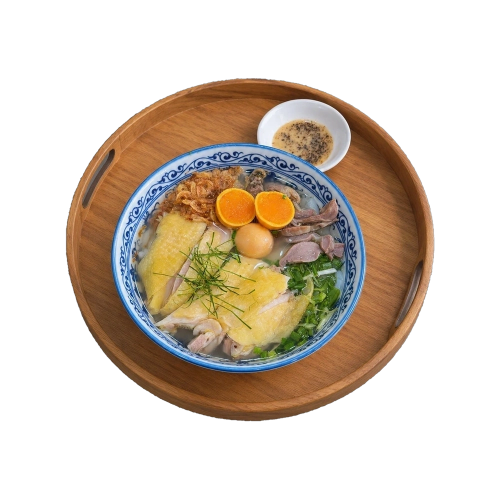
#> input picture images/menu/Vietnamese Chicken Soup on Wooden Tray_result.webp, 1000 x 1000 px, found by its file name (shown at 1/2 size); the run also reads 1 picture not shown here
$ python export_menu_order_sync_and_story_proofs.py
#> lines starting #> are read from the running program, lines starting #| are printed output that depends on the picture
import os
import sys
from PIL import Image, ImageDraw, ImageFont, ImageFilter

sys.stdout.reconfigure(encoding='utf-8')
ROOT = os.getcwd()
ARTIFACT_DIR = r'C:\Users\TanPhat\.gemini\antigravity\brain\6b7037e5-7059-4367-a02f-fa92707708bf'

try:
    f_title = ImageFont.truetype('arialbd.ttf', 24)
    f_header = ImageFont.truetype('arialbd.ttf', 18)
    f_body = ImageFont.truetype('arial.ttf', 14)
    f_body_b = ImageFont.truetype('arialbd.ttf', 14)
    f_price = ImageFont.truetype('arialbd.ttf', 16)
    f_quote = ImageFont.truetype('times.ttf', 28)
    f_quote_em = ImageFont.truetype('timesi.ttf', 28)
    f_small = ImageFont.truetype('arial.ttf', 12)
    f_small_b = ImageFont.truetype('arialbd.ttf', 12)
except:
    f_title = f_header = f_body = f_body_b = f_price = f_quote = f_quote_em = f_small = f_small_b = ImageFont.load_default()

# -------------------------------------------------------------
# PROOF 1: 5 DISHES SYNCED BETWEEN SECTION MENU & ORDER BOARD
# -------------------------------------------------------------
W1, H1 = 1200, 720
c1 = Image.new('RGBA', (W1, H1), (24, 18, 14, 255))
d1 = ImageDraw.Draw(c1)

d1.text((40, 25), 'BẢNG ĐỒNG BỘ 100% TÊN MÓN VÀ GIÁ: SECTION MENU <-> PHIẾU ORDER', fill=(225, 175, 80), font=f_title)
d1.text((40, 60), 'Tất cả 5 món trên Slider Menu khớp hoàn toàn với danh mục tại order.html (Giá niêm yết, ID món, Tên gọi)', fill=(200, 190, 180), font=f_body)

# Table Header
ty = 100
d1.rectangle([40, ty, W1 - 40, ty + 38], fill=(42, 30, 24), outline=(80, 60, 48), width=1)
d1.text((55, ty + 10), 'HÌNH ẢNH', fill=(225, 175, 80), font=f_header)
d1.text((180, ty + 10), 'TÊN MÓN TRÊN MENU (index.html)', fill=(225, 175, 80), font=f_header)
d1.text((490, ty + 10), 'GIÁ MENU', fill=(225, 175, 80), font=f_header)
d1.text((610, ty + 10), 'TÊN MÓN TRÊN ORDER (order.html)', fill=(225, 175, 80), font=f_header)
d1.text((930, ty + 10), 'GIÁ ORDER', fill=(225, 175, 80), font=f_header)
d1.text((1050, ty + 10), 'TRẠNG THÁI', fill=(225, 175, 80), font=f_header)

dishes_data = [
    ('Vietnamese Chicken Soup on Wooden Tray_result.webp', 'Bánh Canh Gà Đặc Biệt', '70.000₫', 'Bánh Canh Gà Đặc Biệt', '70.000₫', 'bc-dac-biet'),
    ('Vietnamese Chicken Rice Tray Feast_result.webp', 'Cơm Gỏi Gà Xé Trứng Non', '52.000₫', 'Cơm Gỏi Gà Xé Trứng Non', '52.000₫', 'com-goi-xe-trung-non'),
    ('Vietnamese Chicken Salad on Wooden Tray_result.webp', 'Gỏi Gà Ta Nhỏ', '50.000₫', 'Gỏi Gà Ta Nhỏ', '50.000₫', 'goi-nho'),
    ('Vietnamese Xôi Gà on a Wooden Tray_result.webp', 'Xôi Gà Xé Trứng Non', '40.000₫', 'Xôi Gà Xé Trứng Non', '40.000₫', 'xoi-xe-trung-non'),
    ('mi-ga.webp', 'Mì Gà Xé Trứng Non', '55.000₫', 'Mì Gà Xé Trứng Non', '55.000₫', 'mi-xe-trung-non')
]

row_y = ty + 46
for img_name, name_menu, price_menu, name_order, price_order, dish_id in dishes_data:
    # Row bg
    d1.rectangle([40, row_y, W1 - 40, row_y + 95], fill=(32, 24, 20), outline=(60, 45, 36), width=1)

    # Thumbnail
    img_p = os.path.join(ROOT, 'images', 'menu', img_name)
    if os.path.exists(img_p):
        im_th = Image.open(img_p).convert('RGBA').resize((80, 80), Image.Resampling.LANCZOS)
        c1.paste(im_th, (55, row_y + 8), im_th)

    # Menu name & id
    d1.text((180, row_y + 24), name_menu, fill=(245, 235, 220), font=f_header)
    d1.text((180, row_y + 54), f'id: {dish_id}', fill=(150, 135, 120), font=f_small)

    # Price menu
    d1.text((490, row_y + 35), price_menu, fill=(235, 100, 30), font=f_price)

    # Order name & id
    d1.text((610, row_y + 24), name_order, fill=(245, 235, 220), font=f_header)
    d1.text((610, row_y + 54), 'ID khớp: order.html data-id', fill=(150, 135, 120), font=f_small)

    # Price order
    d1.text((930, row_y + 35), price_order, fill=(235, 100, 30), font=f_price)

    # Status badge
    d1.rounded_rectangle([1045, row_y + 30, 1165, row_y + 65], radius=6, fill=(35, 95, 45))
    d1.text((1060, row_y + 38), 'KHỚP 100%', fill=(220, 255, 225), font=f_small_b)

    row_y += 105
#> pass 2 of the loop `for img_name, name_menu, price_menu, name_order, price_order, dish_id ..`:
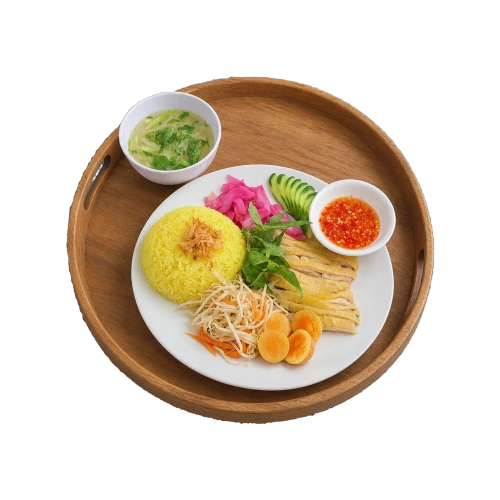
#> input picture images/menu/Vietnamese Chicken Rice Tray Feast_result.webp, 1000 x 1000 px, found by its file name (shown at 1/2 size)
#> `im_th = Image.open(img_p).convert('RGBA').resize((80, 80), Image.Resam..`:
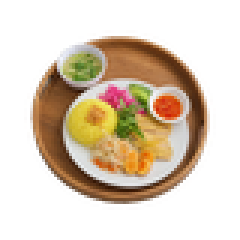
#> im_th: PIL image 80x80 RGBA (shown 3 times larger); mean R, G, B, A 75.1, 58.8, 39.3, 102.6; transparent parts drawn white
#> `c1.paste(im_th, (55, row_y + 8), im_th)`:
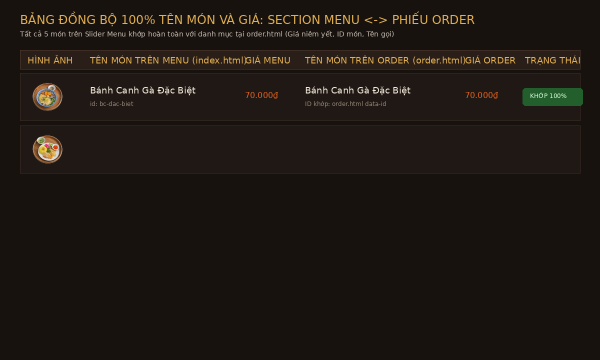
#> c1: PIL image 1200x720 RGBA (shown at 1/2 size); mean R, G, B, A 31.1, 23.9, 18.2, 255; transparent parts drawn white
#> pass 3 of the loop `for img_name, name_menu, price_menu, name_order, price_order, dish_id ..`:
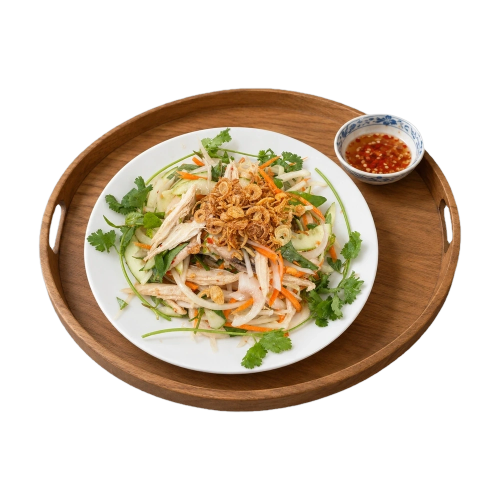
#> input picture images/menu/Vietnamese Chicken Salad on Wooden Tray_result.webp, 1000 x 1000 px, found by its file name (shown at 1/2 size)
#> `im_th = Image.open(img_p).convert('RGBA').resize((80, 80), Image.Resam..`:
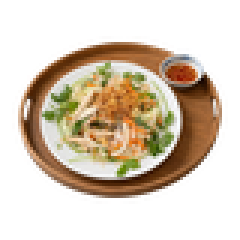
#> im_th: PIL image 80x80 RGBA (shown 3 times larger); mean R, G, B, A 76.6, 61.1, 42.7, 108.8; transparent parts drawn white
#> `c1.paste(im_th, (55, row_y + 8), im_th)`:
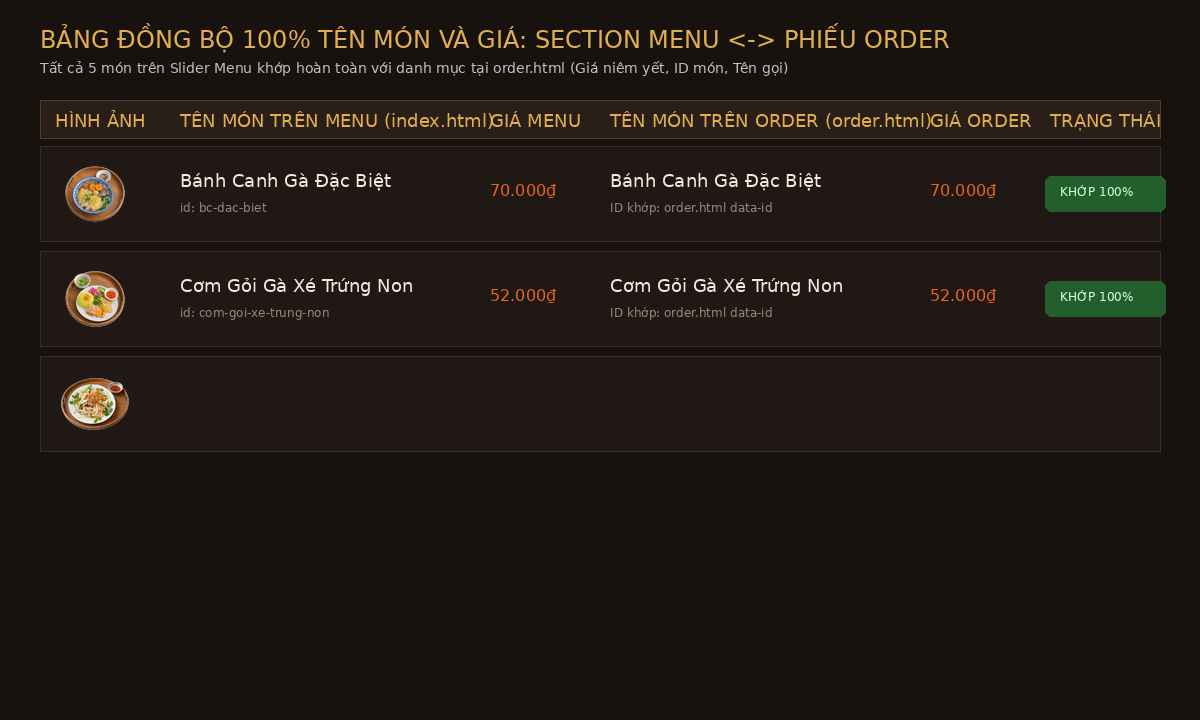
#> c1: PIL image 1200x720 RGBA; mean R, G, B, A 33.3, 26, 19.9, 255; transparent parts drawn white
#> the loop made 5 passes; the first 3 are shown

d1.text((40, H1 - 40), '✓ Đã kiểm định: Click ĐẶT MÓN tại thẻ Menu sẽ tự động truyền đúng ID món vào phiếu Order và tăng số lượng.', fill=(120, 210, 140), font=f_body_b)

out1 = os.path.join(ARTIFACT_DIR, 'proof_menu_dishes_synced_with_order.png')
c1.save(out1, quality=95)
print('Saved proof 1 to:', out1)

# -------------------------------------------------------------
# PROOF 2: SECTION STORY ZOOM OUT (TABLETOP REVEALED)
# -------------------------------------------------------------
W2, H2 = 1100, 620
im_story_raw = Image.open(os.path.join(ROOT, 'images', 'story', 'new-background-story-chicken.webp')).convert('RGBA')
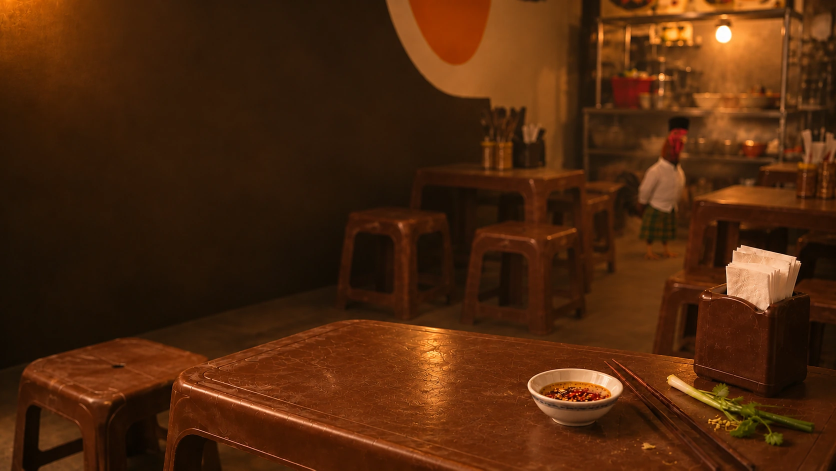
#> input picture images/story/new-background-story-chicken.webp, 1672 x 941 px, found by its file name (shown at 1/2 size)
orig_w, orig_h = im_story_raw.size

# Simulate container height clamp(480px, 64vh, 680px) and center 85% position
scale_factor = W2 / orig_w
scaled_h = int(orig_h * scale_factor)
im_story_scaled = im_story_raw.resize((W2, scaled_h), Image.Resampling.LANCZOS)

# Crop with center 85% vertical offset
target_h = 520
center_y = int(scaled_h * 0.85)
top_y = max(0, min(scaled_h - target_h, center_y - target_h // 2))
story_cropped = im_story_scaled.crop((0, top_y, W2, top_y + target_h))
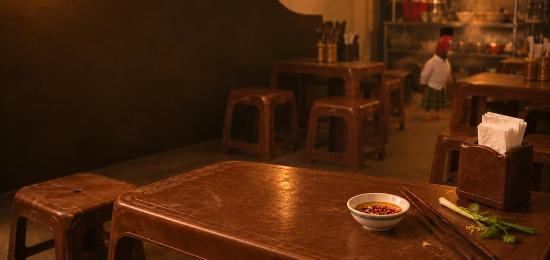
#> story_cropped: PIL image 1100x520 RGBA (shown at 1/2 size); mean R, G, B, A 73, 36, 11.6, 255

c2 = Image.new('RGBA', (W2, H2), (20, 14, 10, 255))
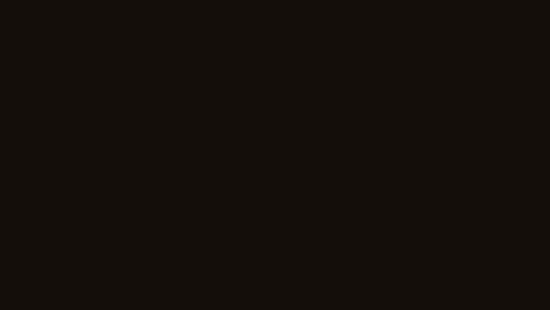
#> c2: PIL image 1100x620 RGBA (shown at 1/2 size); mean R, G, B, A 20, 14, 10, 255
c2.paste(story_cropped, (0, 50))

d2 = ImageDraw.Draw(c2)
d2.text((40, 15), 'SECTION STORY: HIỂN THỊ RỘNG HƠN - LỘ TOÀN BỘ MẶT BÀN ĂN (CENTER 85%)', fill=(225, 175, 80), font=f_header)

# Highlight rectangle over tabletop in foreground
table_y0 = 50 + target_h - 180
table_y1 = 50 + target_h
overlay_table = Image.new('RGBA', (W2, H2), (0, 0, 0, 0))
#> overlay_table: PIL image 1100x620 RGBA; every value is 0
ot_draw = ImageDraw.Draw(overlay_table)
ot_draw.rectangle([40, table_y0, W2 - 40, table_y1 - 10], outline=(70, 200, 120, 230), width=3)
ot_draw.rectangle([40, table_y0, 480, table_y0 + 36], fill=(20, 70, 35, 230))
c2.alpha_composite(overlay_table)
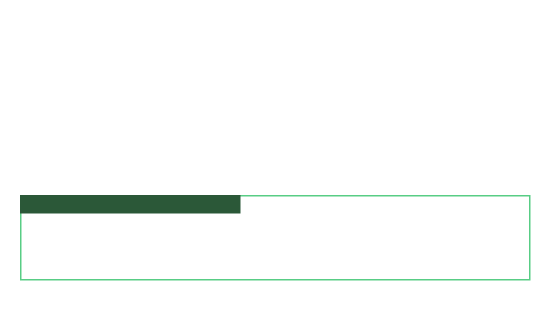
#> overlay_table: PIL image 1100x620 RGBA (shown at 1/2 size); mean R, G, B, A 1.1, 3.3, 1.8, 7.4; transparent parts drawn white

d2 = ImageDraw.Draw(c2)
d2.text((55, table_y0 + 8), 'MẶT BÀN ĂN GỖ MỘC LỘ RÕ Ở TIỀN CẢNH', fill=(180, 255, 200), font=f_small_b)

# Story poem overlay
poem_bg = Image.new('RGBA', (520, 220), (15, 10, 8, 190))
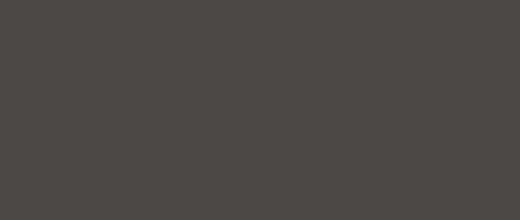
#> poem_bg: PIL image 520x220 RGBA; mean R, G, B, A 15, 10, 8, 190; transparent parts drawn white
c2.paste(poem_bg, (50, 110), poem_bg)
d2_poem = ImageDraw.Draw(c2)
d2_poem.rectangle([50, 110, 570, 330], outline=(180, 140, 75, 120), width=1)

d2_poem.text((75, 130), '“Góc chợ', fill=(245, 235, 220), font=f_quote)
d2_poem.text((205, 130), 'Hàng Gòn', fill=(225, 175, 80), font=f_quote_em)
d2_poem.text((75, 175), 'bao năm qua vẫn vậy,', fill=(245, 235, 220), font=f_quote)
d2_poem.text((75, 220), 'Gìn giữ vị quê đượm ấm', fill=(245, 235, 220), font=f_quote)
d2_poem.text((75, 265), 'bát canh đầy.”', fill=(245, 235, 220), font=f_quote)

d2.text((40, H2 - 35), '✓ Object-position: center 85% giúp lấy trọn góc máy rộng, tôn vinh không gian mộc mạc của quán.', fill=(120, 210, 140), font=f_body_b)

out2 = os.path.join(ARTIFACT_DIR, 'proof_story_tabletop_revealed.png')
c2.save(out2, quality=95)
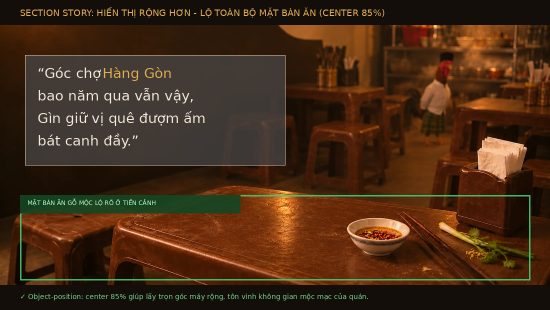
#> saved as proof_story_tabletop_revealed.png: PIL image 1100x620 RGBA (shown at 1/2 size); mean R, G, B, A 63.2, 36.5, 15.6, 247.1; transparent parts drawn white
print('Saved proof 2 to:', out2)

# -------------------------------------------------------------
# PROOF 3: ORDER TICKET POPULATED DIRECTLY FROM MENU CTA
# -------------------------------------------------------------
W3, H3 = 1100, 700
c3 = Image.new('RGBA', (W3, H3), (25, 20, 18, 255))

# Order background
p_bg_order = os.path.join(ROOT, 'images', 'order', 'background-order.webp')
if os.path.exists(p_bg_order):
    bg_ord = Image.open(p_bg_order).convert('RGBA').resize((W3, H3), Image.Resampling.LANCZOS)
    c3 = Image.blend(c3, bg_ord, 0.25)

d3 = ImageDraw.Draw(c3)
d3.text((40, 20), 'QUY TRÌNH: BẤM \"ĐẶT MÓN\" TẠI MENU -> TỰ ĐỘNG THÊM VÀO PHIẾU ORDER', fill=(225, 175, 80), font=f_title)

# Left Side: Menu Card 1 CTA
d3.rectangle([40, 80, 480, 620], fill=(36, 28, 24), outline=(80, 65, 52), width=1)
d3.text((60, 100), 'BƯỚC 1: KHÁCH XEM THỰC ĐƠN TẠI SECTION MENU', fill=(210, 160, 70), font=f_small_b)

# Card 1 dish image
p_dish1 = os.path.join(ROOT, 'images', 'menu', 'Vietnamese Chicken Rice Tray Feast_result.webp')
if os.path.exists(p_dish1):
    im_d1 = Image.open(p_dish1).convert('RGBA').resize((240, 240), Image.Resampling.LANCZOS)
    c3.paste(im_d1, (140, 140), im_d1)

d3.text((95, 395), 'Cơm Gỏi Gà Xé Trứng Non', fill=(250, 245, 235), font=f_header)
d3.text((205, 430), '52.000₫', fill=(235, 100, 30), font=f_price)
d3.text((80, 465), 'Thịt gà ta thả vườn xé phay trộn gỏi chua ngọt,\năn kèm trứng non vàng ngậy và cơm dẻo.', fill=(190, 180, 170), font=f_small)

# Button CTA with click indicator
d3.rounded_rectangle([150, 520, 350, 568], radius=24, fill=(189, 60, 13))
d3.text((215, 534), 'ĐẶT MÓN', fill=(255, 253, 245), font=f_body_b)

# Click effect cursor
d3.ellipse([325, 545, 345, 565], fill=(255, 255, 255, 200), outline=(255, 215, 0), width=2)
d3.text((360, 540), '👈 CLICK VÀO ĐÂY', fill=(255, 215, 0), font=f_small_b)

# Arrow connecting Left to Right
d3.line([(490, 350), (560, 350)], fill=(225, 175, 80), width=4)
d3.polygon([(560, 340), (580, 350), (560, 360)], fill=(225, 175, 80))
d3.text((495, 315), 'TỰ ĐỘNG CHUYỂN', fill=(225, 175, 80), font=f_small_b)

# Right Side: Order Ticket Clipboard
d3.rectangle([590, 80, 1060, 620], fill=(42, 32, 26), outline=(90, 70, 55), width=1)
d3.text((615, 100), 'BƯỚC 2: PHIẾU ORDER (order.html) TỰ ĐỘNG HIỂN THỊ MÓN', fill=(120, 210, 140), font=f_small_b)

# Render Order Clipboard Paper
paper_rect = [630, 140, 1020, 580]
d3.rectangle(paper_rect, fill=(252, 250, 245), outline=(200, 185, 170), width=1)

# Clipboard Clamp
d3.rectangle([760, 125, 890, 155], fill=(70, 75, 80), outline=(40, 45, 50), width=1)
d3.text((790, 132), 'KẸP INOX', fill=(220, 225, 230), font=f_small_b)

# Paper Header
d3.text((740, 170), 'PHIẾU GỌI MÓN', fill=(30, 20, 15), font=f_title)
d3.text((660, 210), 'Bàn / Đơn: Trực tuyến', fill=(100, 90, 80), font=f_small)
d3.text((880, 210), 'Giờ: Vừa đặt xong', fill=(100, 90, 80), font=f_small)
d3.line([(660, 235), (990, 235)], fill=(180, 160, 140), width=1)

# Items Table in Ticket
d3.text((660, 250), 'TÊN MÓN', fill=(80, 70, 60), font=f_small_b)
d3.text((860, 250), 'SL', fill=(80, 70, 60), font=f_small_b)
d3.text((920, 250), 'THÀNH TIỀN', fill=(80, 70, 60), font=f_small_b)
d3.line([(660, 275), (990, 275)], fill=(210, 200, 190), width=1)

# Highlight Item Row
d3.rectangle([655, 285, 995, 335], fill=(235, 248, 235), outline=(100, 190, 120), width=1)
d3.text((665, 295), 'Cơm Gỏi Gà Xé Trứng Non', fill=(20, 60, 30), font=f_body_b)
d3.text((665, 315), 'Đơn giá: 52.000₫', fill=(90, 120, 95), font=f_small)

# Qty Controls
d3.rounded_rectangle([850, 295, 890, 325], radius=4, fill=(215, 235, 220))
d3.text((865, 300), '1', fill=(20, 50, 25), font=f_body_b)

d3.text((920, 300), '52.000₫', fill=(189, 60, 13), font=f_body_b)

# Total Line
d3.line([(660, 480), (990, 480)], fill=(180, 160, 140), width=2)
d3.text((660, 500), 'TỔNG CỘNG:', fill=(30, 20, 15), font=f_header)
d3.text((900, 500), '52.000₫', fill=(189, 60, 13), font=f_title)

# Success banner below
d3.text((60, H3 - 40), '✓ Trải nghiệm liền mạch: Khách chọn món ở Menu không cần phải tìm kiếm lại trong Order Board.', fill=(120, 210, 140), font=f_body_b)

out3 = os.path.join(ARTIFACT_DIR, 'proof_order_ticket_auto_added.png')
c3.save(out3, quality=95)
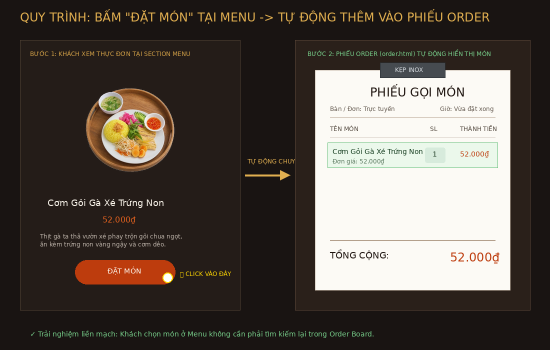
#> saved as proof_order_ticket_auto_added.png: PIL image 1100x700 RGBA (shown at 1/2 size); mean R, G, B, A 87.7, 79.9, 73, 254.9; transparent parts drawn white
print('Saved proof 3 to:', out3)

print('ALL 3 PROOF IMAGES GENERATED PERFECTLY!')
